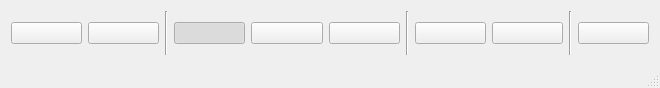
<?xml version="1.0" encoding="UTF-8"?>
<ui version="4.0">
 <class>MainWindow</class>
 <widget class="QMainWindow" name="MainWindow">
  <property name="geometry">
   <rect>
    <x>0</x>
    <y>0</y>
    <width>660</width>
    <height>88</height>
   </rect>
  </property>
  <property name="sizePolicy">
   <sizepolicy hsizetype="MinimumExpanding" vsizetype="MinimumExpanding">
    <horstretch>0</horstretch>
    <verstretch>0</verstretch>
   </sizepolicy>
  </property>
  <property name="maximumSize">
   <size>
    <width>660</width>
    <height>125</height>
   </size>
  </property>
  <property name="windowTitle">
   <string>Blue Footed Booby Screen Recorder</string>
  </property>
  <property name="windowIcon">
   <iconset resource="resources.qrc">
    <normaloff>:/resources/blue-footed-booby-with-camera.png</normaloff>:/resources/blue-footed-booby-with-camera.png</iconset>
  </property>
  <property name="unifiedTitleAndToolBarOnMac">
   <bool>false</bool>
  </property>
  <widget class="QWidget" name="centralWidget">
   <layout class="QHBoxLayout" name="horizontalLayout">
    <item>
     <widget class="QPushButton" name="pushButtonRecord">
      <property name="text">
       <string/>
      </property>
      <property name="icon">
       <iconset resource="resources.qrc">
        <normaloff>:/resources/record-button.png</normaloff>:/resources/record-button.png</iconset>
      </property>
      <property name="iconSize">
       <size>
        <width>60</width>
        <height>40</height>
       </size>
      </property>
      <property name="default">
       <bool>false</bool>
      </property>
      <property name="flat">
       <bool>false</bool>
      </property>
     </widget>
    </item>
    <item>
     <widget class="QPushButton" name="pushButtonScreenShot">
      <property name="text">
       <string/>
      </property>
      <property name="icon">
       <iconset resource="resources.qrc">
        <normaloff>:/resources/still-screenshot.png</normaloff>:/resources/still-screenshot.png</iconset>
      </property>
      <property name="iconSize">
       <size>
        <width>60</width>
        <height>40</height>
       </size>
      </property>
      <property name="default">
       <bool>false</bool>
      </property>
      <property name="flat">
       <bool>false</bool>
      </property>
     </widget>
    </item>
    <item>
     <widget class="Line" name="line">
      <property name="orientation">
       <enum>Qt::Vertical</enum>
      </property>
     </widget>
    </item>
    <item>
     <widget class="QPushButton" name="pushButtonSelectFullScreen">
      <property name="text">
       <string/>
      </property>
      <property name="icon">
       <iconset resource="resources.qrc">
        <normaloff>:/resources/full-screen-button.png</normaloff>:/resources/full-screen-button.png</iconset>
      </property>
      <property name="iconSize">
       <size>
        <width>60</width>
        <height>40</height>
       </size>
      </property>
      <property name="checkable">
       <bool>true</bool>
      </property>
      <property name="checked">
       <bool>true</bool>
      </property>
      <property name="default">
       <bool>false</bool>
      </property>
     </widget>
    </item>
    <item>
     <widget class="QPushButton" name="pushButtonSelectRegion">
      <property name="text">
       <string/>
      </property>
      <property name="icon">
       <iconset resource="resources.qrc">
        <normaloff>:/resources/region-button.png</normaloff>:/resources/region-button.png</iconset>
      </property>
      <property name="iconSize">
       <size>
        <width>60</width>
        <height>40</height>
       </size>
      </property>
      <property name="checkable">
       <bool>true</bool>
      </property>
     </widget>
    </item>
    <item>
     <widget class="QPushButton" name="pushButtonSelectWindow">
      <property name="text">
       <string/>
      </property>
      <property name="icon">
       <iconset resource="resources.qrc">
        <normaloff>:/resources/window-button.png</normaloff>:/resources/window-button.png</iconset>
      </property>
      <property name="iconSize">
       <size>
        <width>60</width>
        <height>40</height>
       </size>
      </property>
      <property name="checkable">
       <bool>true</bool>
      </property>
     </widget>
    </item>
    <item>
     <widget class="Line" name="line_2">
      <property name="orientation">
       <enum>Qt::Vertical</enum>
      </property>
     </widget>
    </item>
    <item>
     <widget class="QPushButton" name="pushButtonCamera">
      <property name="text">
       <string/>
      </property>
      <property name="icon">
       <iconset resource="resources.qrc">
        <normaloff>:/resources/lens-button.png</normaloff>:/resources/lens-button.png</iconset>
      </property>
      <property name="iconSize">
       <size>
        <width>60</width>
        <height>40</height>
       </size>
      </property>
      <property name="default">
       <bool>false</bool>
      </property>
      <property name="flat">
       <bool>false</bool>
      </property>
     </widget>
    </item>
    <item>
     <widget class="QPushButton" name="pushButtonMicrophone">
      <property name="text">
       <string/>
      </property>
      <property name="icon">
       <iconset resource="resources.qrc">
        <normaloff>:/resources/microphone-on-button.png</normaloff>:/resources/microphone-on-button.png</iconset>
      </property>
      <property name="iconSize">
       <size>
        <width>60</width>
        <height>40</height>
       </size>
      </property>
     </widget>
    </item>
    <item>
     <widget class="Line" name="line_3">
      <property name="orientation">
       <enum>Qt::Vertical</enum>
      </property>
     </widget>
    </item>
    <item>
     <widget class="QPushButton" name="pushButtonAbout">
      <property name="text">
       <string/>
      </property>
      <property name="icon">
       <iconset resource="resources.qrc">
        <normaloff>:/resources/about-button.png</normaloff>:/resources/about-button.png</iconset>
      </property>
      <property name="iconSize">
       <size>
        <width>60</width>
        <height>40</height>
       </size>
      </property>
      <property name="default">
       <bool>false</bool>
      </property>
      <property name="flat">
       <bool>false</bool>
      </property>
     </widget>
    </item>
   </layout>
  </widget>
  <widget class="QStatusBar" name="statusBar"/>
 </widget>
 <layoutdefault spacing="6" margin="11"/>
 <resources>
  <include location="resources.qrc"/>
 </resources>
 <connections/>
</ui>
